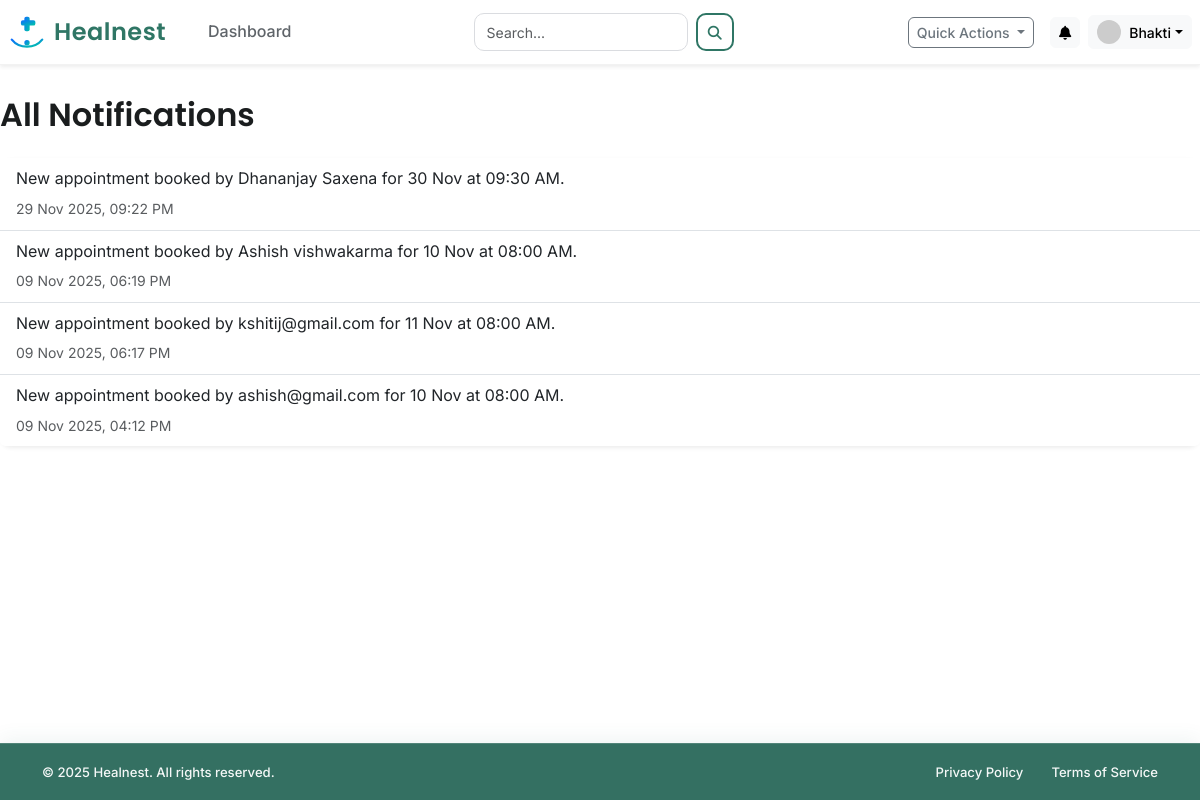
Screenshot of /notifications (signed in) with the database file from the repository.
### app/models.py (models this page shows)
class DoctorProfile(db.Model):
    __tablename__ = 'doctor_profile'
    id = db.Column(db.Integer, primary_key=True)
    user_id = db.Column(db.Integer, db.ForeignKey('user.id'), nullable=False, unique=True)
    full_name = db.Column(db.String(100), nullable=False)
    department_id = db.Column(db.Integer, db.ForeignKey('department.id'), nullable=False)
    qualifications = db.Column(db.String(200))
    contact_number = db.Column(db.String(20))
    experience_years = db.Column(db.Integer, default=0)
    bio = db.Column(db.Text)

class Notification(db.Model):
    __tablename__ = 'notification'
    id = db.Column(db.Integer, primary_key=True)
    user_id = db.Column(db.Integer, db.ForeignKey('user.id'), nullable=False)
    message = db.Column(db.Text, nullable=False)
    is_read = db.Column(db.Boolean, default=False)
    created_at = db.Column(db.DateTime, default=datetime.utcnow)

### app/routes/main_routes.py (the view)
@main_bp.route('/notifications')
@login_required
def notifications():
    all_notifications = Notification.query.filter_by(user_id=current_user.id).order_by(Notification.created_at.desc()).all()
    for notification in current_user.notifications:
        notification.is_read = True
    db.session.commit()
    return render_template('notifications.html', title='My Notifications', notifications=all_notifications)

### app/templates/notifications.html
{% extends "layout.html" %}
{% block content %}
    <h2 class="mb-4">All Notifications</h2>
    <div class="card shadow-sm">
        <ul class="list-group list-group-flush">
            {% for notification in notifications %}
            <li class="list-group-item {% if not notification.is_read %}fw-bold{% endif %}">
                <p class="mb-1">{{ notification.message }}</p>
                <small class="text-muted">{{ notification.created_at.strftime('%d %b %Y, %I:%M %p') }}</small>
            </li>
            {% else %}
            <li class="list-group-item text-center text-muted">You have no notifications.</li>
            {% endfor %}
        </ul>
    </div>
{% endblock content %}

### app/templates/layout.html (shortened to what this page needs)
<!DOCTYPE html>
<html lang="en">
<head>
    <link href="https://cdn.jsdelivr.net/npm/bootstrap@5.3.3/dist/css/bootstrap.min.css" rel="stylesheet">
    <link rel="stylesheet" href="https://cdnjs.cloudflare.com/ajax/libs/font-awesome/6.5.2/css/all.min.css">
    <link rel="stylesheet" href="{{ url_for('static', filename='css/style.css') }}">
    <link rel="stylesheet" href="{{ url_for('static', filename='css/layout.css') }}">
</head>
<body id="page-top" class="{% if current_user.is_authenticated %}bg-dashboard{% else %}bg-light{% endif %}">
    <nav class="navbar navbar-expand-lg fixed-top bg-white shadow-sm py-2">
        <div class="container-fluid px-2">
            <a class="navbar-brand d-flex align-items-center fw-semibold fs-4" href="{{ url_for('main.home') }}">
                <img src="{{ url_for('static', filename='brand/healnest-icon.svg') }}" width="38" height="38"
                    class="me-2">
                <span style="font-family: 'Poppins', sans-serif; font-weight:600; letter-spacing:0.5px;">
                    Healnest
                </span>
            </a>
            <div class="collapse navbar-collapse" id="navbarNavDropdown">
                <ul class="navbar-nav me-auto mb-2 mb-lg-0 ps-lg-4">
                    {% if not current_user.is_authenticated %}
                    <li class="nav-item"><a class="nav-link" href="{{ url_for('main.home') }}#services">Services</a>
                    </li>
                    <li class="nav-item"><a class="nav-link" href="{{ url_for('main.home') }}#about">About Us</a></li>
                    <li class="nav-item"><a class="nav-link"
                            href="{{ url_for('main.home') }}#departments">Departments</a></li>
                    <li class="nav-item"><a class="nav-link" href="{{ url_for('main.home') }}#contact">Contact</a></li>
                    {% else %}
                    <li class="nav-item"><a class="nav-link"
                            href="{{ url_for(current_user.role + '.dashboard') }}">Dashboard</a></li>
                    {% endif %}
                </ul>
                {% if current_user.is_authenticated %}
                <form class="d-flex align-items-center gap-2 nav-search" action="{{ url_for('main.search') }}"
                    method="GET">
                    <input class="form-control" type="search" name="query" placeholder="Search..." required>
                    <button class="btn btn-sm search-btn" type="submit">
                        <i class="fas fa-search"></i>
                    </button>
                </form>
                {% endif %}
                <div class="d-flex align-items-center ms-auto">
                    {% if current_user.is_authenticated %}
                    <div class="dropdown me-3">
                        <button class="btn btn-sm btn-outline-secondary dropdown-toggle" type="button"
                            data-bs-toggle="dropdown" aria-expanded="false">
                            Quick Actions
                        </button>
                    </div>
                    <div class="dropdown me-2">
                        <button class="btn btn-sm btn-light position-relative" type="button" data-bs-toggle="dropdown"
                            aria-expanded="false" aria-label="Notifications">
                            <i class="fas fa-bell"></i>
                        </button>
                    </div>
                    <div class="dropdown">
                        <button class="btn btn-light dropdown-toggle d-flex align-items-center py-1 px-2" type="button"
                            id="profileDropdown" data-bs-toggle="dropdown" aria-expanded="false">
                            <img src="https://placehold.co/32x32/eee/777?text={{ current_user.email[0]|upper }}"
                                class="rounded-circle me-2" alt="Avatar" width="24" height="24">
                            <span class="d-none d-lg-inline small">
                                {% if current_user.role == 'patient' and current_user.patient_profile.full_name %}
                                {{ current_user.patient_profile.full_name.split()[0] }}
                                {% elif current_user.role == 'doctor' and current_user.doctor_profile.full_name %}
                                {{ current_user.doctor_profile.full_name.split()[0] }}
                                {% else %}
                                Admin
                                {% endif %}
                            </span>
                        </button>
                    </div>
                    {% else %}
                    <a href="{{ url_for('main.login') }}" class="btn-login me-2">Login</a>
                    <a href="{{ url_for('main.register') }}" class="btn-signup">Sign Up</a>
                    {% endif %}
                </div>
            </div>
        </div>
    </nav>
    <main class="flex-shrink-0 py-4">
        {% block content %}{% endblock %}
    </main>
    {% if not current_user.is_authenticated %}
    <footer class="footer-main mt-auto py-5">
        <div class="container">
            <div class="row">
                <div class="col-lg-4 col-md-6 mb-4 mb-lg-0">
                    <div class="d-flex align-items-center mb-3">
                        <img src="{{ url_for('static', filename='brand/healnest-icon.svg') }}" class="footer-logo me-2"
                            alt="Healnest Logo">
                        <span class="footer-brand">Healnest</span>
                    </div>
                    <p class="small">
                        Providing exceptional healthcare services with compassion, innovation,
                        and excellence for over 25 years.
                    </p>
                    <div class="mt-3">
                        <a href="#" class="social-icon"><i class="fab fa-facebook-f"></i></a>
                        <a href="#" class="social-icon"><i class="fab fa-twitter"></i></a>
                        <a href="#" class="social-icon"><i class="fab fa-instagram"></i></a>
                        <a href="#" class="social-icon"><i class="fab fa-linkedin-in"></i></a>
                    </div>
                </div>
                <div class="col-lg-2 col-6 mb-4 mb-lg-0">
                    <h5 class="footer-title">Quick Links</h5>
                    <ul class="list-unstyled small">
                        <li class="mb-2"><a href="{{ url_for('main.home') }}">Home</a></li>
                        <li class="mb-2"><a href="{{ url_for('main.login') }}">Services</a></li>
                        <li class="mb-2"><a href="{{ url_for('main.login') }}">About Us</a></li>
                        <li class="mb-2"><a href="{{ url_for('main.login') }}">Doctors</a></li>
                        <li class="mb-2"><a href="{{ url_for('main.login') }}">Contact</a></li>
                    </ul>
                </div>
                <div class="col-lg-3 col-6 mb-4 mb-lg-0">
                    <h5 class="footer-title">Medical Services</h5>
                    <ul class="list-unstyled small">
                        <li class="mb-2"><a href="{{ url_for('main.login') }}">Emergency Care</a></li>
                        <li class="mb-2"><a href="{{ url_for('main.login') }}">Cardiology</a></li>
                        <li class="mb-2"><a href="{{ url_for('main.login') }}">Neurology</a></li>
                        <li class="mb-2"><a href="{{ url_for('main.login') }}">Orthopedics</a></li>
                        <li class="mb-2"><a href="{{ url_for('main.login') }}">Pediatrics</a></li>
                    </ul>
                </div>
                <div class="col-lg-3 col-md-6 mb-4 mb-lg-0">
                    <h5 class="footer-title">Contact Info</h5>
                    <ul class="list-unstyled small">
                        <li class="mb-2 d-flex"><i class="fas fa-map-marker-alt me-2 pt-1 flex-shrink-0"></i>
                            <span>123 Medical Center Dr<br>Healthcare City, HC 12345</span>
                        </li>
                        <li class="mb-2 d-flex"><i class="fas fa-phone me-2 pt-1 flex-shrink-0"></i>
                            <span>(555) 123-4567</span>
                        </li>
                        <li class="mb-2 d-flex"><i class="fas fa-envelope me-2 pt-1 flex-shrink-0"></i>
                            <span>info@Healnest.com</span>
                        </li>
                    </ul>
                </div>
            </div>
            <hr class="footer-divider">
            <div class="row pt-3">
                <div class="col-md-6 text-center text-md-start mb-2 mb-md-0">
                    <small>© 2025 Healnest. All rights reserved.</small>
                </div>
                <div class="col-md-6 text-center text-md-end">
                    <small>
                        <a href="#" class="me-3">Privacy Policy</a>
                        <a href="#" class="me-3">Terms of Service</a>
                        <a href="#">Accessibility</a>
                    </small>
                </div>
            </div>
        </div>
    </footer>
    {% else %}
    <footer class="footer-app mt-auto py-3">
        <div class="container">
            <div class="d-flex flex-wrap justify-content-between align-items-center text-white">
                <small class="col-md-6">© 2025 Healnest. All rights reserved.</small>
                <ul class="nav col-md-6 justify-content-end list-unstyled d-flex">
                    <li><a href="#"><small>Privacy Policy</small></a></li>
                    <li><a href="#" class="ms-3"><small>Terms of Service</small></a></li>
                </ul>
            </div>
        </div>
    </footer>
    {% endif %}
</body>
</html>

### rows the page displays
DoctorProfile: doctor_profile.full_name "Bhakti"
Notification: message "New appointment booked by Dhananjay Saxena for 30 Nov at 09:30 AM.", created_at "29 Nov 2025, 09:22 PM"
Notification: message "New appointment booked by Ashish vishwakarma for 10 Nov at 08:00 AM.", created_at "09 Nov 2025, 06:19 PM"
Notification: message "New appointment booked by kshitij@gmail.com for 11 Nov at 08:00 AM.", created_at "09 Nov 2025, 06:17 PM"
Notification: message "New appointment booked by ashish@gmail.com for 10 Nov at 08:00 AM.", created_at "09 Nov 2025, 04:12 PM"
